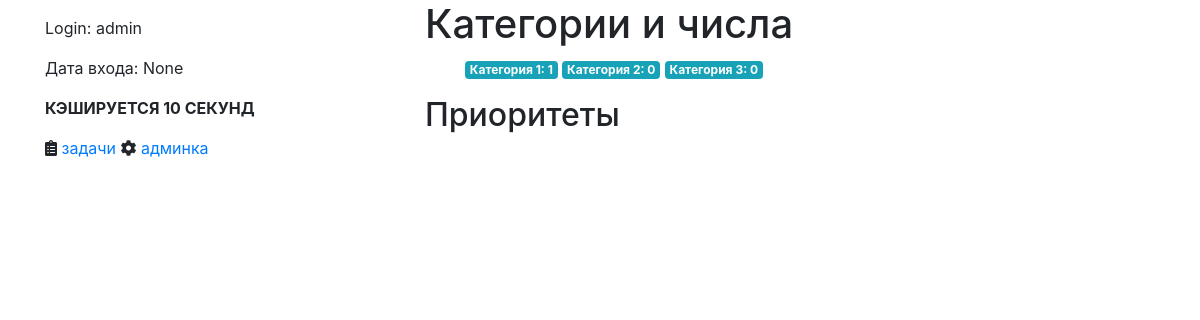
Before: / (signed in) with the older database file.
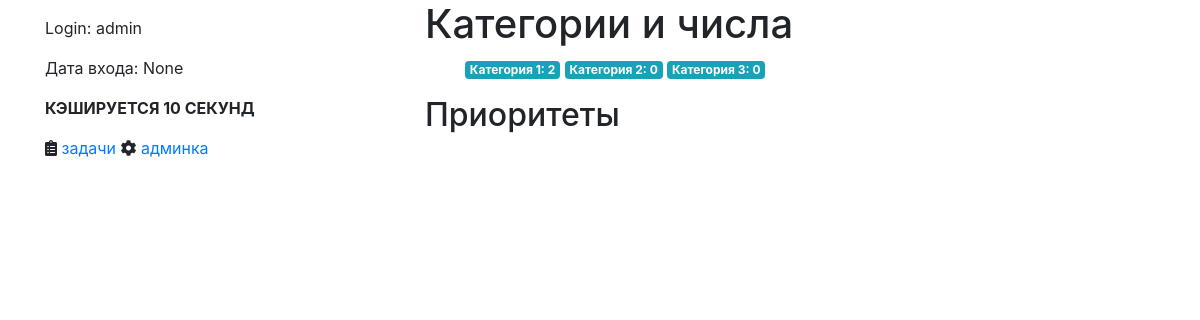
After: the same page with the newer database file.
### tasks/models.py (models this page shows, shortened)
class Category(models.Model):
    slug = models.CharField(max_length=128)
    name = models.CharField(max_length=256)
    todos_count = models.PositiveIntegerField(default=0)
    class Meta:
        verbose_name = 'Категория'
        verbose_name_plural = 'Категории'
    def __str__(self):
        return f'{self.name} ({self.slug})'

### tasks/views.py (the view)
# urls.py: path("", views.index, name="index"),
def index(request):
    if not cache.get('date_open'):
        cache.set('date_open', datetime.datetime.now().ctime(), 10)
    list = []
    dict = {}
    todoitems = TodoItem.objects.filter(owner=request.user).select_related()
    for item in todoitems:
        list.append(TodoItem.category.through.objects.filter(todoitem_id=item.id).prefetch_related()[0])
    category = Category.objects.all().select_related()
    for cat in category:
        dict[cat] = 0
        for i in list:
            if cat.id == i.category_id:
                dict[cat] += 1
    print(dict)
    return render(request, "tasks/index.html", {"category": dict, "priority": 'priority', "cache": cache.get('date_open')})

### tasks/templates/tasks/index.html (shortened to what this page needs)
{% extends "base.html" %}
{% load static %}
{% block main_content %}
  <h1>Категории и числа</h1>
  <ul>
  {% for cat, count in category.items %}
    <a href={% url "tasks:list_by_cat" cat.slug %}><span class="badge badge-info">{{ cat.name }}: {{ count }}</span></a>
  {% empty %}
    <li>Список задач по категориям пуст. Попробуйте добавить их из админки</li>
  {% endfor %}
  </ul>
    <h2>Приоритеты</h2>
{% endblock %}

Changed rows visible on the page:
changed Category "Категория 1": todos_count "1" → "2"
